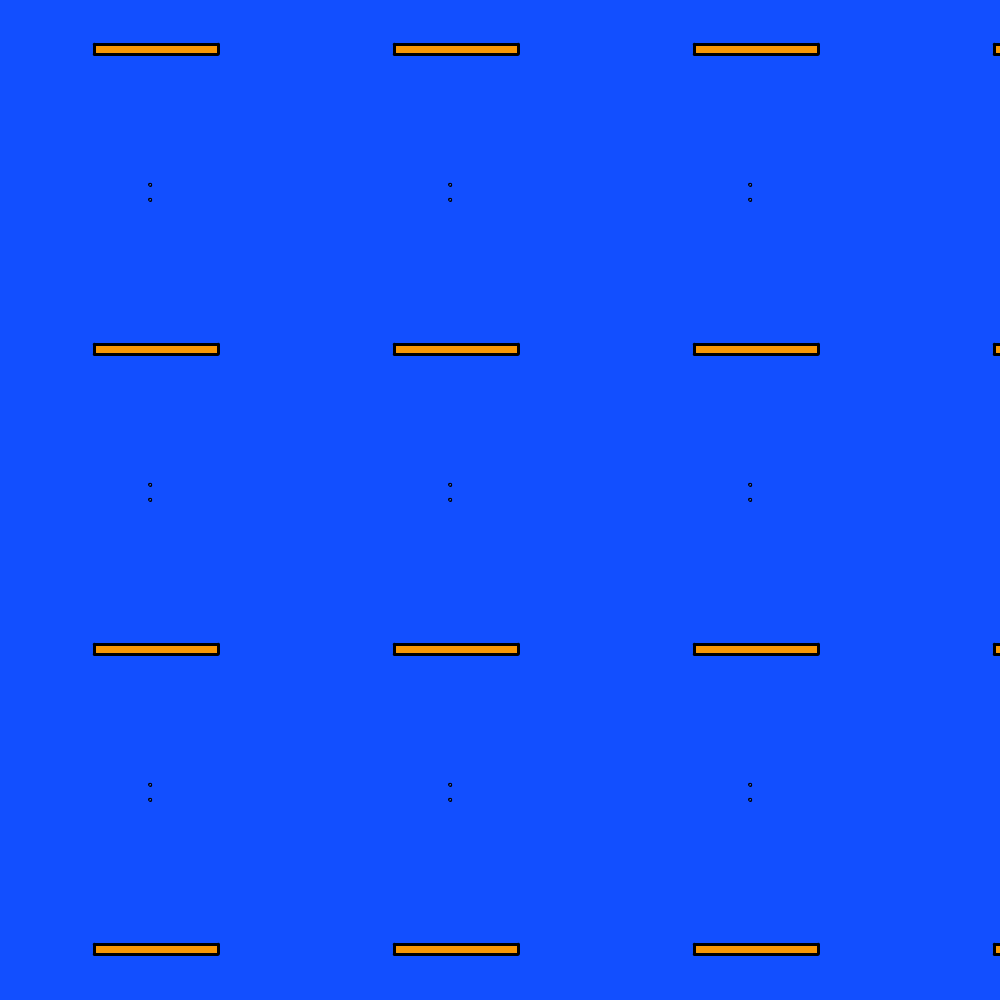
Frame 1 (no input)
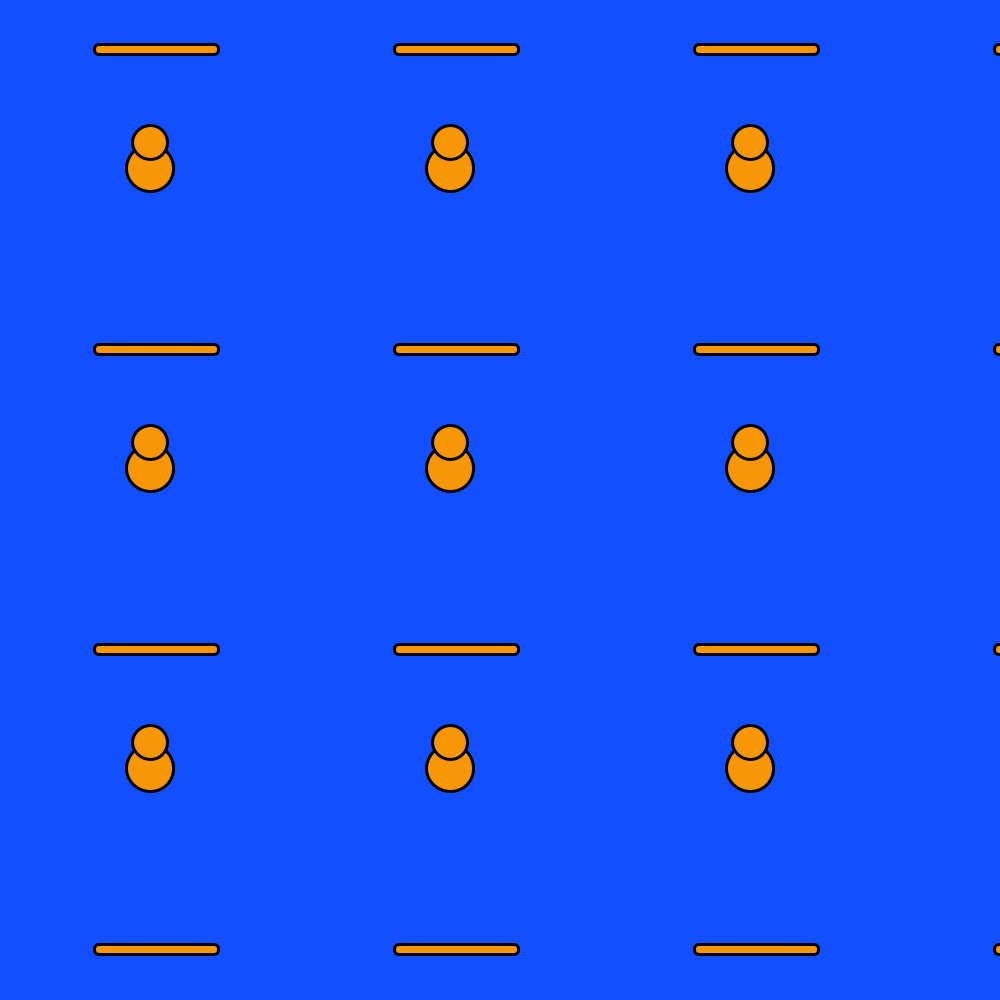
Frame 60 (the mouse pressed at the canvas centre just before this capture)
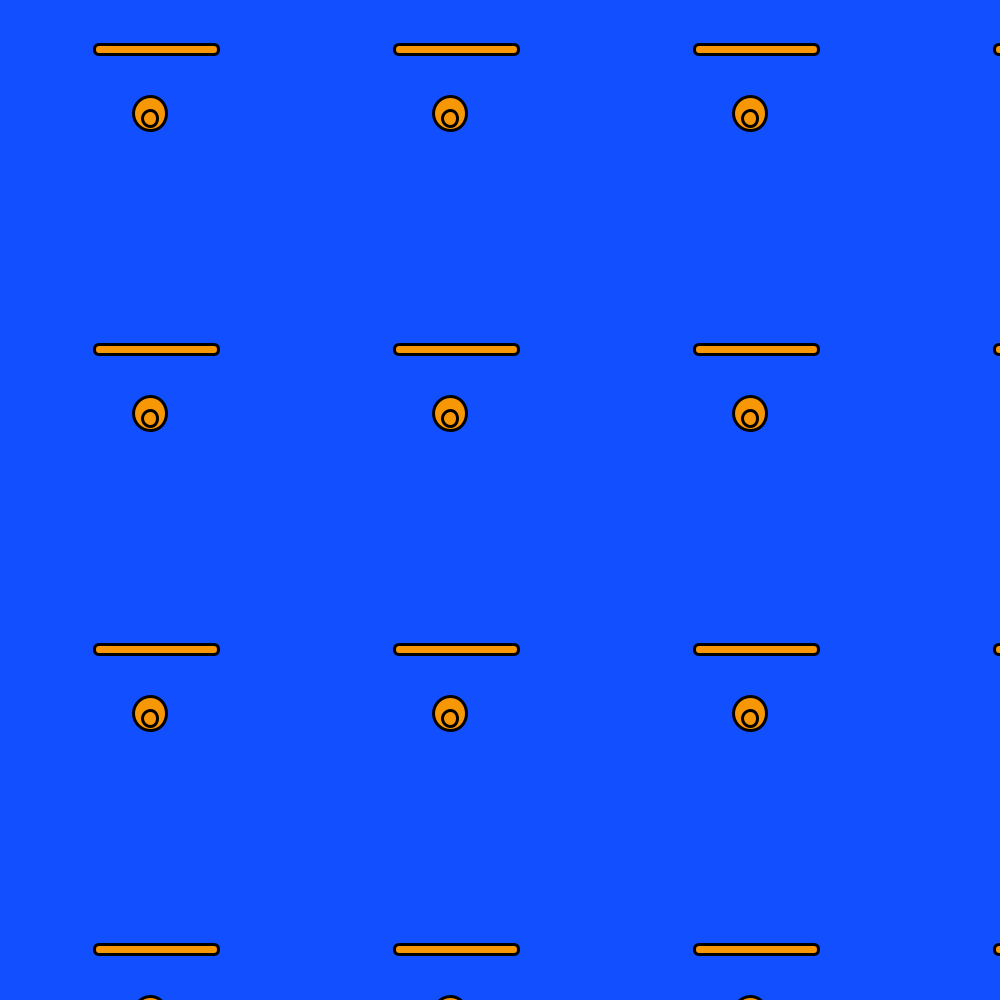
Frame 120 (the mouse held since frame 60 and released just before this capture)

The Processing sketch that drew these frames (run headless with seeded random() and noise(); from frame 60 on, the mouse is pressed at the canvas centre):

// Processing sketch: Unit4_Assignment_2_RepititionPiece
// ── Unit4_Assignment_2_RepititionPiece.pde
//This code will be my repition piece.
//The colors I use are to match with the New York Mets. 

PGraphics pg;
int pgWidth, pgHeight;

void setup() {
  size(1000, 1000);
  
  //This is where the variables will be intialized.
  pg = createGraphics(300, 300);
}

void draw() {
  //This is where the drawing for my PGraphics will be.
  pg.beginDraw();
  pg.background(#124FFF);
  pg.translate(pg.width/2, pg.height/2);
  pg.strokeWeight(3);
  pg.circle(0, cos(frameCount * .02) * 50, sin(frameCount * .02) * 50);
  pg.circle(0, cos(frameCount * .03) * 35, sin(frameCount * .03) * 35);
  pg.fill(#F79705);
  pg.rect(68, -106, -124, 10,  sin(frameCount * .02) * 40);
  pg.endDraw();
  
  
  //This section will be for the looping process using for loop.
  for (float x = 0; x < width; x += pg.width) {
    for (float y = 0; y < height; y += pg.height) {
      image(pg, x, y);
    }
  }
  
  if (frameCount == 1) {
    String filename = "output";
    save(filename + ".png");
    print("canvas saved as " + filename + ".png");
  }
}
  
